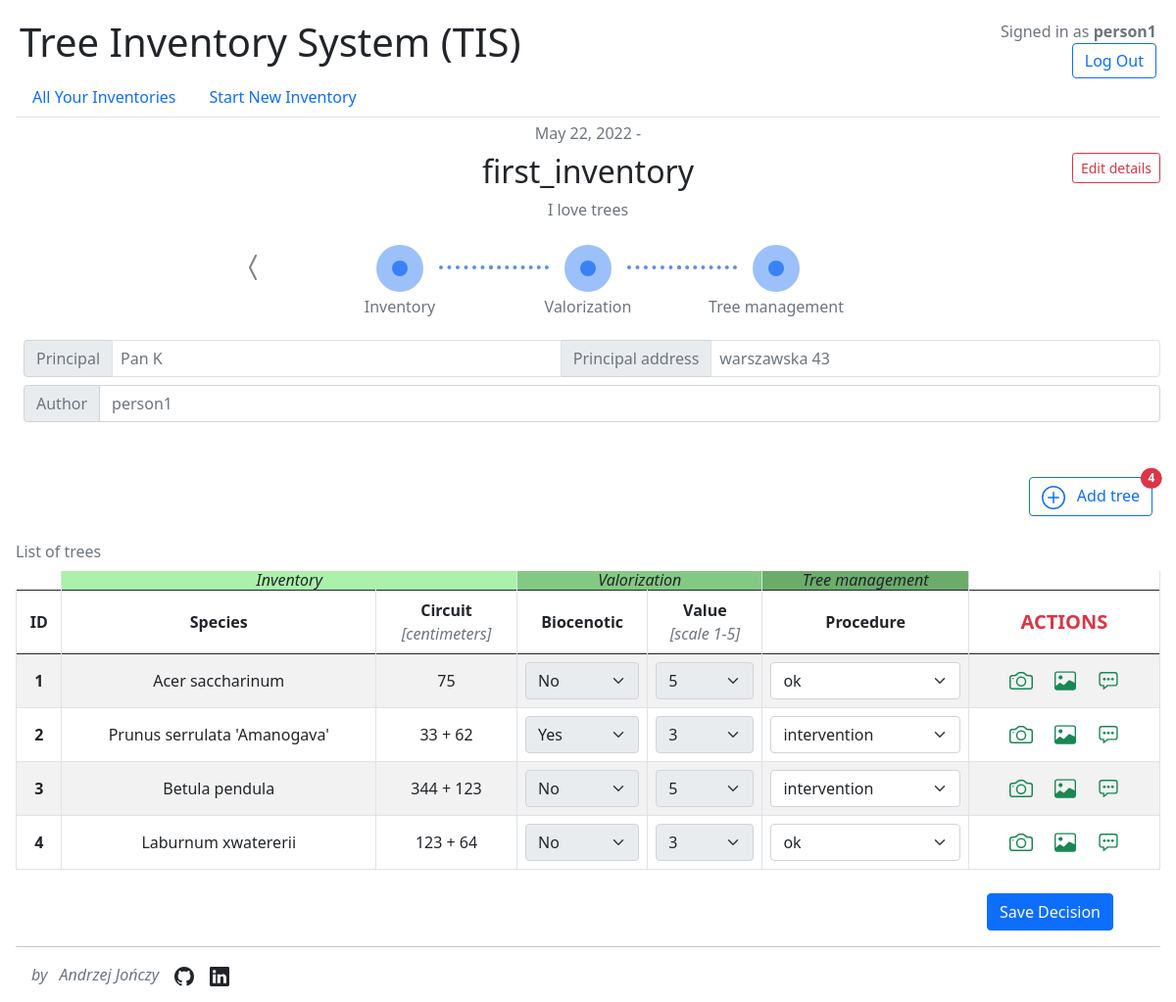
The app's page /inventory/1/details/ (signed in) with its own data.
### TIS_app/models.py (models this page shows, shortened)
class Inventory(models.Model):
    STATUS_CHOICES = (
        (0, "Inventory"),
        (1, "Valorization"),
        (2, "Tree management"),
    )
    id = models.SmallAutoField(primary_key=True)
    name = models.CharField(max_length=64)
    created_date = models.DateField(auto_now_add=True)
    edited_date = models.DateField(auto_now=True)
    finish_date = models.DateField(null=True)
    status = models.PositiveIntegerField(choices=STATUS_CHOICES, default=0)
    author = models.ForeignKey(User, on_delete=models.PROTECT)
    principal = models.CharField(max_length=64)
    principal_address = models.CharField(max_length=128, null=True, blank=True)
    description = models.TextField(blank=True, null=True)
    class Meta:
        unique_together = ["id", "author"]

class Tree(models.Model):
    ROLOFF_CHOICES = (
        (0, "0"),
        (1, "1"),
        (2, "2"),
        (3, "3"),
        (4, "4"),
    )
    lp = models.PositiveIntegerField(default=1)
    species = models.ForeignKey(
        Species,
        on_delete=models.CASCADE,
        help_text="Basic tree species found in Poland.",
    )
    height = models.PositiveIntegerField(
        verbose_name="Height [meters]",
        help_text="Height of tree mansured from base to top of tree.",
    )
    crown_width = models.PositiveIntegerField(
        verbose_name="Crown width [meters]",
        help_text="Tree crown width measured at its widest point.",
    )
    roloff = models.PositiveSmallIntegerField(
        choices=ROLOFF_CHOICES,
        default=0,
        help_text="Crown structure and tree vitality in Roloff scale.",
    )
    inventory = models.ForeignKey(Inventory, on_delete=models.CASCADE)
    is_existing = models.BooleanField(default=True)
    class Meta:
        unique_together = ["lp", "inventory"]

class Species(models.Model):
    latin_name = models.CharField(max_length=64)
    class Meta:
        ordering = ["latin_name"]
    def __str__(self):
        return f"{self.latin_name}"  # + f" / {self.polish_name}"

class Circuit(models.Model):
    tree = models.ForeignKey(Tree, on_delete=models.CASCADE)
    value = models.PositiveIntegerField(
        validators=[MinValueValidator(1), MaxValueValidator(600)],
        verbose_name="Circuit",
        help_text="Circuit of a single trunk at a height of DBH \
            (breast height diameter).",
    )

### TIS_app/views.py (the view, shortened to what this page needs)
class UpdateInventoryView(LoginRequiredMixin, UpdateView):
    model = Inventory
    template_name = "TIS_app/inventory_detail.html"
    form_class = InventoryUpdateForm
    success_url = reverse_lazy("inventory-details")
    paginate_by = TREE_PAGINATE_BY
    def get_page_object(self) -> Page:
        tree_list = Tree.objects.filter(inventory=self.get_object()).order_by("lp")
        paginator = Paginator(tree_list, self.paginate_by, 0, True)
        return paginator.page(self.request.GET.get("page", paginator.num_pages))
    def get_modelformsets(self, page_obj: Page) -> dict[str, BaseModelFormSet]:
        return {
            "valorization": modelformset_factory(
                model=ValorizationTree,
                fields=(
                    "is_biocenotic",
                    "value",
                ),
                extra=len(page_obj),
                widgets={
                    "is_biocenotic": Select(choices=[(False, "No"), (True, "Yes")])
                },
            ),
            "management": modelformset_factory(
                model=ManagementTree,
                fields=("procedure",),
                extra=len(page_obj),
            ),
        }
    def get_formsets(self, page_obj: Page) -> list[BaseModelFormSet]:
        modelformsets = self.get_modelformsets(page_obj)
        valorization_formset = modelformsets["valorization"](
            queryset=ValorizationTree.objects.none(),
            initial=[
                {
                    "is_biocenotic": tree.valorizationtree.is_biocenotic,
                    "value": tree.valorizationtree.value,
                }
                for tree in page_obj
                if hasattr(tree, "valorizationtree")
            ],
            prefix="valorization",
        )
        management_formset = modelformsets["management"](
            queryset=ManagementTree.objects.none(),
            initial=[
                {"procedure": tree.managementtree.procedure}
                for tree in page_obj
                if hasattr(tree, "managementtree")
            ],
            prefix="management",
        )
        return [valorization_formset, management_formset]
    def get_context_data(self, **kwargs: Any) -> Dict[str, Any]:
        context = super().get_context_data(**kwargs)
        page_obj = self.get_page_object()
        context["page_obj"] = page_obj
        context["is_paginated"] = context["page_obj"].has_other_pages()
        context["formsets"] = self.get_formsets(page_obj)
        context["trees"] = zip(
            page_obj,
            *context["formsets"],
        )
        context["photo_form"] = PhotoTreeForm()
        context["comment_form"] = CommentTreeForm()
        return context

### TIS_app/templates/TIS_app/inventory_detail.html (shortened to what this page needs)
{% extends 'TIS_app/base.html' %}
{% block body %}
<p class="text-center text-muted m-0 mt-1">
    {{ inventory.created_date }} -
</p>
<form id="update-inventory" action="" method="POST" class="mt-0">{% csrf_token %}
    <button id="btn-edit-inventory" class="btn btn-sm btn-outline-danger position-absolute top-0 end-0 mt-2">Edit
        details</button>
    <div class="container-sm">
        <div class="row text-center justify-content-center mb-2">
            <h2 class="text-center mt-2 text-break">{{ inventory.name }}</h2>
            <p class="text-center text-muted text-break">{{ inventory.description }}</p>
        </div>
        <div class="row justify-content-sm-center flex-nowrap">
            <div class="col d-flex justify-content-end align-items-start">
                <button id="status-prev">
                    <svg xmlns="http://www.w3.org/2000/svg" width="32" height="32" fill="grey"
                        class="bi bi-chevron-compact-left" viewBox="0 0 16 16">
                        <title>Previous step</title>
                        <path fill-rule="evenodd"
                            d="M9.224 1.553a.5.5 0 0 1 .223.67L6.56 8l2.888 5.776a.5.5 0 1 1-.894.448l-3-6a.5.5 0 0 1 0-.448l3-6a.5.5 0 0 1 .67-.223z" />
                    </svg>
                </button>
            </div>
            <div class="col-md-auto flex-wrap">
                <div class="timeline-steps aos-init aos-animate" data-aos="fade-up">
                    <div class="timeline-step step-1 active">
                        <div class="timeline-content" data-toggle="popover" data-trigger="hover" data-placement="top">
                            <div class="inner-circle"></div>
                            <p class="h6 text-muted mb-0 mb-lg-0">Inventory</p>
                        </div>
                    </div>
                    <div class="timeline-step step-2">
                        <div class="timeline-content" data-toggle="popover" data-trigger="hover" data-placement="top">
                            <div class="inner-circle"></div>
                            <p class="h6 text-muted mb-0 mb-lg-0">Valorization</p>
                        </div>
                    </div>
                    <div class="timeline-step mb-0 step-3">
                        <div class="timeline-content" data-toggle="popover" data-trigger="hover" data-placement="top">
                            <div class="inner-circle"></div>
                            <p class="h6 text-muted mb-0 mb-lg-0">Tree management</p>
                        </div>
                    </div>
                </div>
            </div>
            <div class="col d-flex justify-content-start align-items-start">
            </div>
        </div>
    </div>
    <div class="ms-0 m-2">
        <div class="col-12">
            <div class="input-group m-2">
                <div class="input-group-text text-muted">Principal</div>
                {{ form.principal }}
                <div class="input-group-text text-muted">Principal address</div>
                {{ form.principal_address }}
            </div>
            <div class="input-group m-2">
                <div class="input-group-text text-muted">Author</div>
                <div class="form-control text-muted">{{ inventory.author.username }}</div>
            </div>
        </div>
    </div>
</form>
<div class="d-flex flex-row-reverse mt-5">
    <a href="{% url 'tree-add' inventory.pk %}" id="add-tree-link" role="button"
        class="btn text-center btn-outline-primary me-2 text-decoration-none position-relative">
        <span>
        </span>
        <span class="ms-2">Add tree</span>
        <span class="position-absolute top-0 start-100 translate-middle badge rounded-pill bg-danger">
            {% if inventory.tree_set.all.count > 99 %}
            99+
            {% else %}
            {{ inventory.tree_set.all.count }}
            {% endif %}
        </span>
    </a>
</div>
<div id="trees" class="mt-3">
    {% for tree, valorization_form, management_form in trees %}
    {% if forloop.first %}
    <div class="table-responsive">
        <table class="table table-striped table-hover table-bordered align-middle caption-top">
            <caption>List of trees</caption>
            <thead class="align-middle text-center border-bottom-0">
                <tr id="status-labels" class="border-top-0">
                    <td scope="col" colspan="1" class="border-0"></td>
                    <td scope="col" colspan="5" style="background-color: rgba(134, 233, 134, 0.692); line-height: 20%;"
                        class="fst-italic text-dark">Inventory</td>
                    <td scope="col" colspan="2" style="background-color: rgba(68, 173, 68, 0.658); line-height: 20%;"
                        class="fst-italic">Valorization</td>
                    <td scope="col" colspan="1" style="background-color: rgba(35, 131, 35, 0.671); line-height: 20%;"
                        class="fst-italic">Tree management</td>
                    <td scope="col" colspan="1"></td>
                </tr>
                <tr id="row-with-headers-of-table-trees">
                    <th scope="col" data-bs-toggle="tooltip" data-bs-placement="top"
                        title="Your own indetification number of tree.">ID</th>
                    <th scope="col">Species</th>
                    <th scope="col">Circuit<br><i class="text-muted fw-light">[centimeters]</i></th>
                    <th scope="col" class="tree-valorization">Biocenotic</th>
                    <th scope="col" class="tree-valorization">Value<br><i class="text-muted fw-light">[scale 1-5]</i>
                    </th>
                    <th scope="col" class="tree-management">Procedure</th>
                    <th scope="col" class="text-danger fs-5">ACTIONS</th>
                </tr>
            </thead>
            <tbody class="text-center">
                <form id="form-trees" action="" method="POST" class="p-0 m-0 w-100 border-0">{% csrf_token %}
                    {% endif %}
                    <tr class="one-position-tree">
                        <th scope="row" data-tree-pk="{{ tree.pk }}">{{ tree.lp }}</th>
                        <td>{{ tree.species }}</td>
                        <td>
                            {% for circuit in tree.circuit_set.all %}
                            {% if forloop.first %}
                            {{ circuit.value }}
                            {% else %}
                            + {{ circuit.value }}
                            {% endif %}
                            {% endfor %}
                        </td>
                        <td class="tree-valorization">{{ valorization_form.is_biocenotic }}</td>
                        <td class="tree-valorization">{{ valorization_form.value }}</td>
                        <td class="tree-management">{{ management_form.procedure }}</td>
                        <td class="tree-actions">
                            <div class="d-inline-flex">
                                <button type="button" class="btn btn-sm text-success cameraButton"
                                    data-bs-toggle="offcanvas" data-bs-target="#offcanvasPhoto"
                                    aria-controls="offcanvasWithBackdrop">
                                </button>
                            </div>
                            <div class="d-inline-flex">
                                <a href="{% url 'tree-galery' inventory.pk tree.lp %} " class="btn btn-sm text-success">
                                </a>
                            </div>
                            <div class="d-inline-flex">
                                <button type="button" class="btn btn-sm text-success commentButton"
                                    data-bs-toggle="offcanvas" data-bs-target="#offcanvasComments"
                                    aria-controls="offcanvasWithBackdrop">
                                </button>
                            </div>
                        </td>
                    </tr>
                    {% if forloop.last %}
                </form>
            </tbody>
        </table>
        <div id="tree-form-submit" class="d-flex flex-row-reverse">
            <button id="management-submit" class="btn btn-primary mt-2 me-5" name="management" form="form-trees">Save
                Decision</button>
        </div>
    </div>
    {% endif %}
    {% empty %}
    <div>
        <p class="fs-4 text-center text-muted">Any trees</p>
    </div>
    {% endfor %}
</div>
{% endblock %}

### TIS_app/templates/TIS_app/login_info.html (shortened to what this page needs)
<div class="d-flex align-items-end flex-column p-1">
    {% if user.is_authenticated %}
        <div class="mb-1 text-muted">Signed in as <strong>{{ user.username }}</strong></div>
        <div>
            <a class="d-inline btn btn-outline-primary btn" role="button"
                href="{% url 'logout' %}">Log Out</a>
        </div>
    {% endif %}
</div>

### records on screen
Inventory: created_date "May 22, 2022", name "first_inventory", description "I love trees", principal "Pan K", principal_address "warszawska 43", author.username "person1", tree_set.all.count "4"
Tree: lp "1", species "Acer saccharinum"
Circuit: value "75"
Tree: lp "2", species "Prunus serrulata 'Amanogava'"
Circuit: value "33"
Circuit: value "62"
Tree: lp "3", species "Betula pendula"
Circuit: value "344"
Circuit: value "123"
Tree: lp "4", species "Laburnum xwatererii", shows "Save Decision"
Circuit: value "123"
Circuit: value "64"

### other values on screen
{{ user.username }} "person1"
{{ author }} "Andrzej Jończy"
